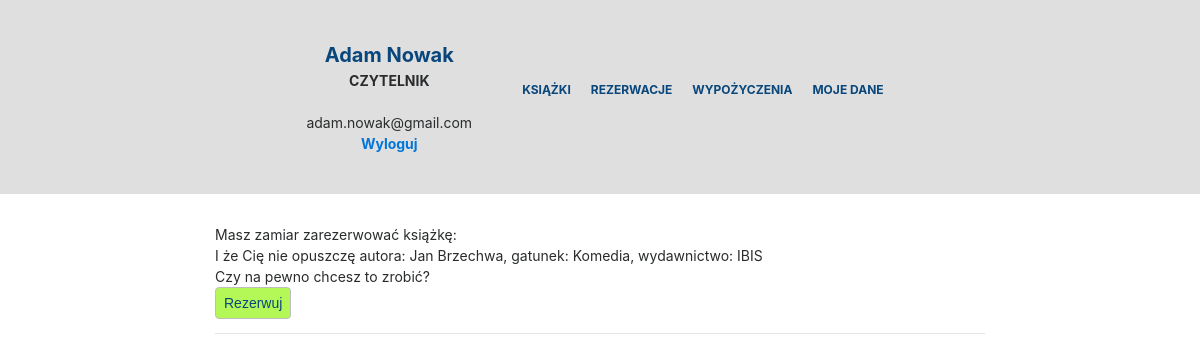
The app's page /czytelnik/rezerwuj-ksiazke.php?id_ksiazki=2&id_uzytkownika=4 (signed in) with its own data.
### tables this page shows
CREATE TABLE `ksiazka` (
  `id_ksiazki` int(11) NOT NULL,
  `tytul` text NOT NULL,
  `id_autora` int(11) NOT NULL,
  `id_gatunku` int(11) NOT NULL,
  `id_wydawnictwa` int(11) NOT NULL,
  `ilosc_egz` int(11) NOT NULL,
  `ilosc_dost_egz` int(11) NOT NULL
);

CREATE TABLE `autor` (
  `id_autora` int(11) NOT NULL,
  `imie` text NOT NULL,
  `nazwisko` text NOT NULL
);

CREATE TABLE `gatunek` (
  `id_gatunku` int(11) NOT NULL,
  `gatunek` text NOT NULL
);

CREATE TABLE `wydawnictwo` (
  `id_wydawnictwa` int(11) NOT NULL,
  `wydawnictwo` text NOT NULL
);

### czytelnik/rezerwuj-ksiazke.php (the view, shortened to what this page needs)
<?php
require_once('../connect.php');
?>
<!DOCTYPE html>
<html lang="pl_PL">
    <head>
        <link rel="stylesheet" href="../css/style.css">
        <link rel="stylesheet" href="../css/bootstrap.css">
    </head>
    <body>
        <?php
            $connection = mysqli_connect($host, $db_user, $db_password, $db_name);
            mysqli_select_db($connection, "biblioteka");
        ?>
        <div class="dis-flex nav-bar">
            <div>
                <?php
                    echo '<div class="show_logged_user">'.$_SESSION['imie'].' '.$_SESSION['nazwisko'].'</div>';
                    echo '<div class="user_role">';
                        echo "<b>CZYTELNIK</b><br/><br/>";
                        echo $_SESSION['email'];
                    echo '<br/><b><a href="../logout.php">Wyloguj</a></b></div>';
                ?>
            </div>
            <div>
                <?php include_once('menu.php'); ?>
            </div>
        </div>
        <div class="content">
            <div class="col-md-12" style="padding-top: 30px;">
                <?php
                    $ider = (isset($_GET['id_ksiazki'])) ? (int)$_GET['id_ksiazki'] : 0;
                    $sql1 = "SELECT * FROM ksiazka WHERE ksiazka.id_ksiazki = $ider";
                    if ($rezultat1 = @$connection -> query($sql1)) {
                        $ilosc = $rezultat1 -> num_rows;
                        if ($ilosc == 0) {
                            echo "Brak książek.";
                        }
                        else {
                            while($row1 = mysqli_fetch_row($rezultat1)) {
                                extract($row1);
                                $autor = $row1[2];
                                $gatunek = $row1[3];
                                $wydawnictwo = $row1[4];
                                $sql2 = "SELECT imie, nazwisko FROM autor WHERE id_autora=$autor";
                                $rezultat2 = @$connection -> query($sql2);
                                $row2 = mysqli_fetch_row($rezultat2);
                                $sql3 = "SELECT gatunek FROM gatunek WHERE id_gatunku=$gatunek";
                                $rezultat3 = @$connection -> query($sql3);
                                $row3 = mysqli_fetch_row($rezultat3);
                                $sql4 = "SELECT wydawnictwo FROM wydawnictwo WHERE id_wydawnictwa=$wydawnictwo";
                                $rezultat4 = @$connection -> query($sql4);
                                $row4 = mysqli_fetch_row($rezultat4);
                                echo "Masz zamiar zarezerwować książkę: <br/>";
                                echo $row1[1]." autora: ".$row2[0]." ".$row2[1].", gatunek: ".$row3[0].", wydawnictwo: ".$row4[0];
                                echo "<br/> Czy na pewno chcesz to zrobić? <br/>";
                            ?>
                            <form method="post">
                                <input type="submit" value="Rezerwuj" name="rezerwacja" />
                            </form>
                            <?php
                                echo "<hr/>";
                            }
                        }
                    }
                ?>
            </div>
        </div>
    </body>
</html>

### css/style.css (style rules this page uses)
html { font-family: sans-serif; line-height: 1.15; -ms-text-size-adjust: 100%; -webkit-text-size-adjust: 100%; font-size: 14px; }
body { margin: 0; }
button, input, optgroup, select, textarea { font-family: sans-serif; font-size: 100%; line-height: 1.15; margin: 0; }
button, input { overflow: visible; }
button, html [type="button"], [type="reset"], [type="submit"] { -webkit-appearance: button; }
body { font-family: -apple-system, system-ui, BlinkMacSystemFont, "Segoe UI", Roboto, "Helvetica Neue", Arial, sans-serif; font-size: 1rem; font-weight: normal; line-height: 1.5; color: #292b2c; background-color: #fff; }
a { color: #0275d8; text-decoration: none; }
input, button, select, textarea { line-height: inherit; }
input[type="submit"] { height: 32px; -khtml-border-radius: 4px; border-radius: 4px; border: 1px solid #bebebe; padding-left: 8px; padding-right: 8px; background: #b4f858; color: #08467b; }
.user_role { width: 100%; text-align: center; }
.dis-flex { display: flex; align-items: center; justify-content: center; }
.nav-bar { background: rgb(223, 223, 223); padding: 40px 200px 40px 200px; }
.show_logged_user { width: 100%; color: #08467b; font-size: 20px; font-weight: bold; text-align: center; word-wrap: normal; }
.content { padding-left: 200px; padding-right: 200px; }

### records on screen
ksiazka: tytul "I że Cię nie opuszczę", id_autora.imie "Jan", id_autora.nazwisko "Brzechwa", id_gatunku.gatunek "Komedia", id_wydawnictwa.wydawnictwo "IBIS"

### other values on screen
$_SESSION['imie'] "Adam"
$_SESSION['nazwisko'] "Nowak"
$_SESSION['email'] "adam.nowak@gmail.com"
